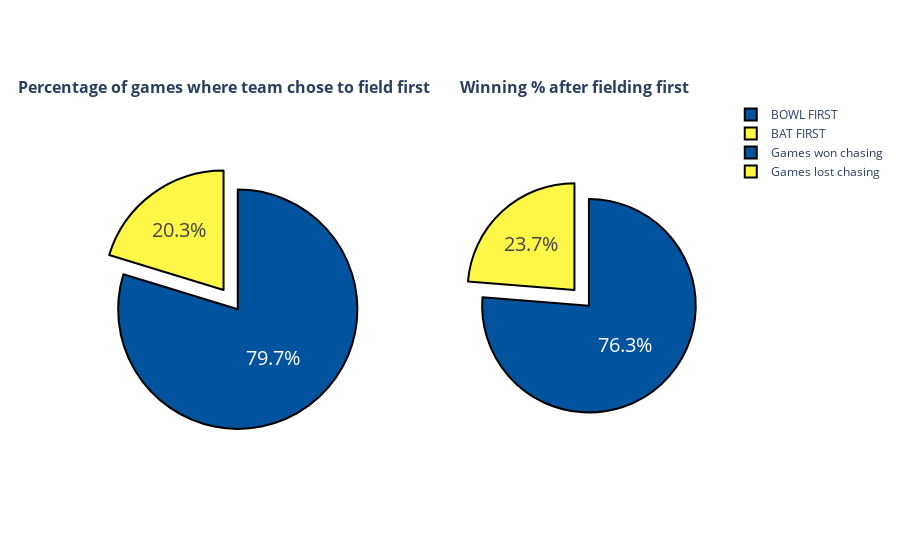

Source (notebook cell):
### Code cell
toss_decision_labels = list(df_season_summary_2022.decision.value_counts().index)
toss_decision_values = df_season_summary_2022.decision.value_counts()

teams_winning_chasing_labels = ["Games won chasing","Games lost chasing"]
teams_winning_chasing_values = [np.shape(df_teams_winning_chasing)[1],(df_season_summary_2022.decision == "BOWL FIRST").sum() - np.shape(df_teams_winning_chasing)[1]]

colors = ["#00539CFF","#FFF748"]

#fig = go.Figure(data=[go.Pie(labels=teams_winning_chasing_labels,values=teams_winning_chasing_values,pull=[0.2,0])])

fig = make_subplots(rows=1,cols=2,specs=[[{"type":"pie"},{"type":"pie"}]],subplot_titles=['<b>Percentage of games where team chose to field first</b>','<b>Winning % after fielding first</b>'])
fig.add_trace(go.Pie(labels=toss_decision_labels,values=toss_decision_values,pull=[0.2,0],scalegroup="one"),row=1,col=1)
fig.add_trace(go.Pie(labels=teams_winning_chasing_labels,values=teams_winning_chasing_values,pull=[0.2,0],scalegroup="one"),row=1,col=2)
fig.update_traces(hoverinfo='label+value',textfont_size=20,marker=dict(colors=colors,line=dict(color='#000000', width=2)))
fig.show()

### Figure 1 — Plotly figure (JSON) as saved in the notebook; plotly's stock layout.template omitted (floating-point values rounded to 4 significant figures)
{"data": [{"labels": ["BOWL FIRST", "BAT FIRST"], "pull": [0.2, 0], "scalegroup": "one", "values": [59, 15], "type": "pie", "domain": {"x": [0, 0.45], "y": [0, 1]}, "textfont": {"size": 20}, "marker": {"line": {"color": "#000000", "width": 2}, "colors": ["#00539CFF", "#FFF748"]}, "hoverinfo": "label+value"}, {"labels": ["Games won chasing", "Games lost chasing"], "pull": [0.2, 0], "scalegroup": "one", "values": [45, 14], "type": "pie", "domain": {"x": [0.55, 1], "y": [0, 1]}, "textfont": {"size": 20}, "marker": {"line": {"color": "#000000", "width": 2}, "colors": ["#00539CFF", "#FFF748"]}, "hoverinfo": "label+value"}], "layout": {"annotations": [{"font": {"size": 16}, "showarrow": false, "text": "<b>Percentage of games where team chose to field first</b>", "x": 0.225, "xanchor": "center", "xref": "paper", "y": 1, "yanchor": "bottom", "yref": "paper"}, {"font": {"size": 16}, "showarrow": false, "text": "<b>Winning % after fielding first</b>", "x": 0.775, "xanchor": "center", "xref": "paper", "y": 1, "yanchor": "bottom", "yref": "paper"}], "autosize": true}}
